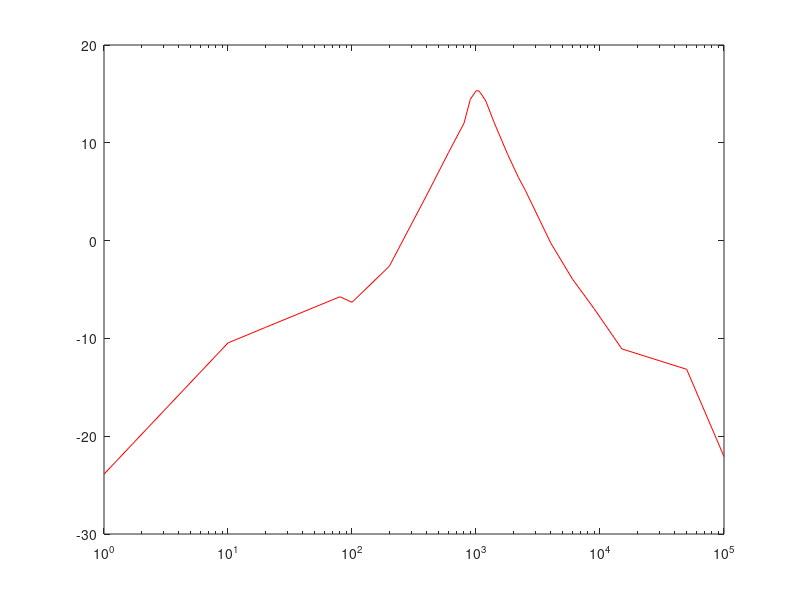

The MATLAB source for this figure: (Note: this script raises an error after producing the figure.)
%% Ganancia
fr = [1, 10, 20, 80, 100, 200, 400, 600, 800, 900, 1000, 1050, 1100, 1200, 1400, 1800, 2200, 2500, 4000, 6000, 9000, 15000, 50000, 100000]';
%%f = []';
g = [-23.88, -10.46, -8.88, -5.74, -6.31, -2.62, 4.64, 9, 12, 14.45, 15.3, 15.33, 15.01, 14.27, 12.08, 8.82, 6.45, 5.14, -0.23, -3.94, -6.99, -11.07, -13.16, -22.08]';
C = 47*10^(-9);
R1 = 1000;
R2 = 12000;
%%num = [R2*C];
%%den = [(C^2)*R1*R2 2*C*R1 1];
num = [-1/(R1*C)];
den = [1 2/(R2*C) 1/(R1*R2*(C^2))];
h = tf(num,den)
semilogx(fr, g, 'r')
hold on
jaj = bodeplot(h)
setoptions(jaj, 'FreqUnits', 'Hz', 'PhaseVisible', 'off');

